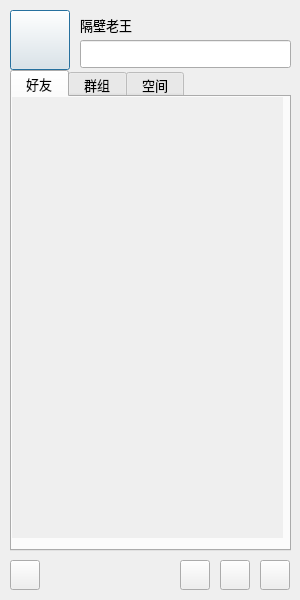
<?xml version="1.0" encoding="UTF-8"?>
<ui version="4.0">
 <class>MyChatDialog</class>
 <widget class="QDialog" name="MyChatDialog">
  <property name="geometry">
   <rect>
    <x>0</x>
    <y>0</y>
    <width>300</width>
    <height>600</height>
   </rect>
  </property>
  <property name="minimumSize">
   <size>
    <width>300</width>
    <height>600</height>
   </size>
  </property>
  <property name="maximumSize">
   <size>
    <width>300</width>
    <height>600</height>
   </size>
  </property>
  <property name="font">
   <font>
    <pointsize>10</pointsize>
   </font>
  </property>
  <property name="windowTitle">
   <string>MyChatDialog</string>
  </property>
  <widget class="QPushButton" name="icon">
   <property name="geometry">
    <rect>
     <x>10</x>
     <y>10</y>
     <width>60</width>
     <height>60</height>
    </rect>
   </property>
   <property name="text">
    <string/>
   </property>
   <property name="icon">
    <iconset resource="resource.qrc">
     <normaloff>:/tx/13.png</normaloff>:/tx/13.png</iconset>
   </property>
   <property name="iconSize">
    <size>
     <width>60</width>
     <height>60</height>
    </size>
   </property>
   <property name="flat">
    <bool>false</bool>
   </property>
  </widget>
  <widget class="QLabel" name="username">
   <property name="geometry">
    <rect>
     <x>80</x>
     <y>10</y>
     <width>211</width>
     <height>30</height>
    </rect>
   </property>
   <property name="text">
    <string>隔壁老王</string>
   </property>
  </widget>
  <widget class="QLineEdit" name="sign">
   <property name="geometry">
    <rect>
     <x>80</x>
     <y>40</y>
     <width>211</width>
     <height>28</height>
    </rect>
   </property>
  </widget>
  <widget class="QTabWidget" name="tw_page">
   <property name="geometry">
    <rect>
     <x>10</x>
     <y>70</y>
     <width>281</width>
     <height>481</height>
    </rect>
   </property>
   <property name="currentIndex">
    <number>0</number>
   </property>
   <widget class="QWidget" name="page_friend">
    <attribute name="title">
     <string> 好友 </string>
    </attribute>
    <widget class="QScrollArea" name="scrollArea">
     <property name="geometry">
      <rect>
       <x>0</x>
       <y>0</y>
       <width>271</width>
       <height>441</height>
      </rect>
     </property>
     <property name="frameShape">
      <enum>QFrame::NoFrame</enum>
     </property>
     <property name="widgetResizable">
      <bool>true</bool>
     </property>
     <widget class="QWidget" name="scrollAreaWidgetContents">
      <property name="geometry">
       <rect>
        <x>0</x>
        <y>0</y>
        <width>271</width>
        <height>441</height>
       </rect>
      </property>
      <layout class="QVBoxLayout" name="verticalLayout">
       <property name="leftMargin">
        <number>0</number>
       </property>
       <property name="topMargin">
        <number>3</number>
       </property>
       <property name="rightMargin">
        <number>0</number>
       </property>
       <property name="bottomMargin">
        <number>3</number>
       </property>
       <item>
        <widget class="QWidget" name="friend_list" native="true"/>
       </item>
       <item>
        <spacer name="verticalSpacer">
         <property name="orientation">
          <enum>Qt::Vertical</enum>
         </property>
         <property name="sizeHint" stdset="0">
          <size>
           <width>20</width>
           <height>415</height>
          </size>
         </property>
        </spacer>
       </item>
      </layout>
     </widget>
    </widget>
   </widget>
   <widget class="QWidget" name="page_group">
    <attribute name="title">
     <string> 群组 </string>
    </attribute>
   </widget>
   <widget class="QWidget" name="page_space">
    <attribute name="title">
     <string> 空间 </string>
    </attribute>
   </widget>
  </widget>
  <widget class="QPushButton" name="pb_menu">
   <property name="geometry">
    <rect>
     <x>10</x>
     <y>560</y>
     <width>30</width>
     <height>30</height>
    </rect>
   </property>
   <property name="text">
    <string/>
   </property>
  </widget>
  <widget class="QPushButton" name="pb_tool1">
   <property name="geometry">
    <rect>
     <x>180</x>
     <y>560</y>
     <width>30</width>
     <height>30</height>
    </rect>
   </property>
   <property name="text">
    <string/>
   </property>
  </widget>
  <widget class="QPushButton" name="pb_tool2">
   <property name="geometry">
    <rect>
     <x>220</x>
     <y>560</y>
     <width>30</width>
     <height>30</height>
    </rect>
   </property>
   <property name="text">
    <string/>
   </property>
  </widget>
  <widget class="QPushButton" name="pb_tool3">
   <property name="geometry">
    <rect>
     <x>260</x>
     <y>560</y>
     <width>30</width>
     <height>30</height>
    </rect>
   </property>
   <property name="text">
    <string/>
   </property>
  </widget>
 </widget>
 <layoutdefault spacing="6" margin="11"/>
 <resources>
  <include location="resource.qrc"/>
 </resources>
 <connections/>
</ui>
